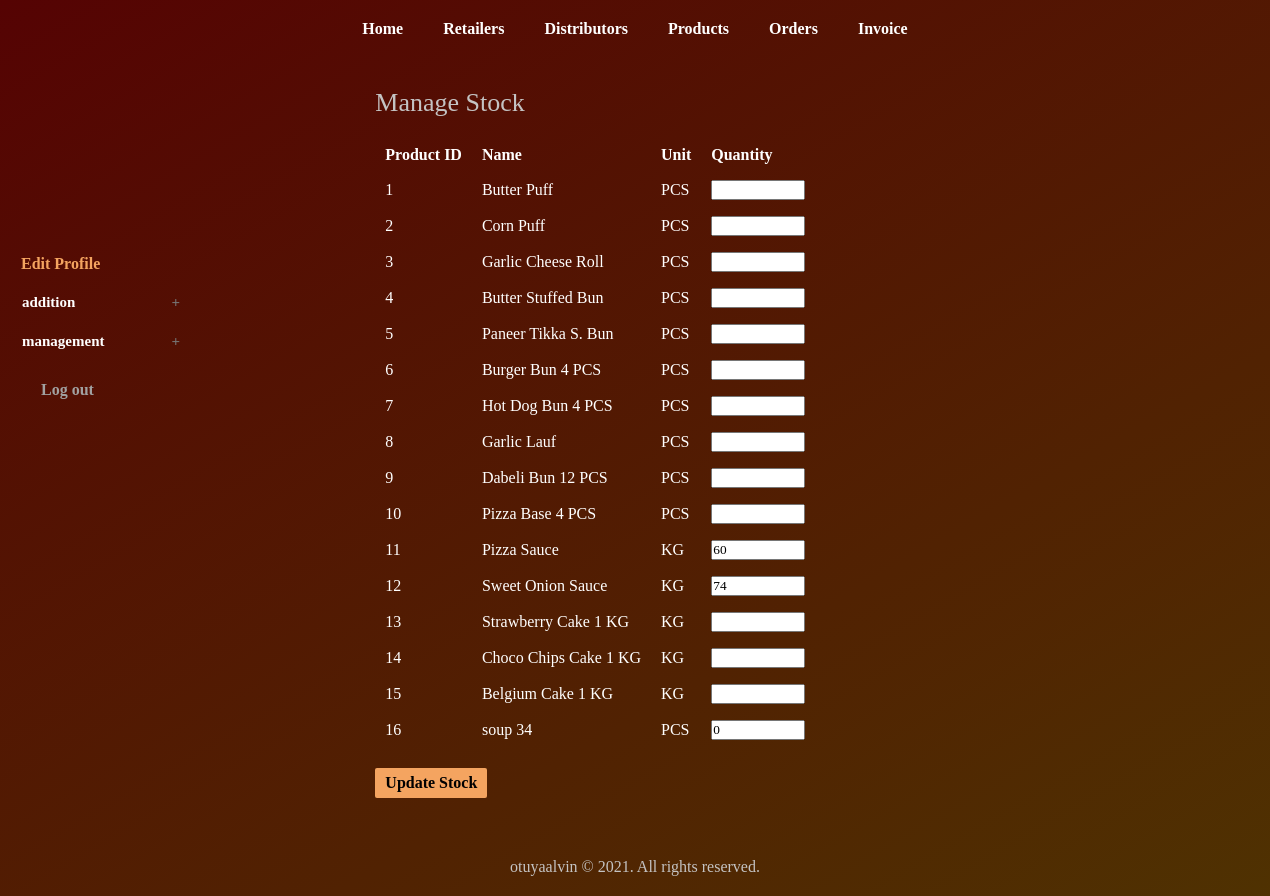
Screenshot of /manufacturer/manage_stock.php (signed in) with the database file from the repository.
### tables this page shows
CREATE TABLE `products` (
  `pro_id` int(11) NOT NULL,
  `pro_name` varchar(25) NOT NULL,
  `pro_desc` text,
  `pro_price` decimal(10,3) NOT NULL,
  `unit` int(11) NOT NULL,
  `pro_cat` int(11) NOT NULL,
  `quantity` int(6) DEFAULT NULL
);

CREATE TABLE `unit` (
  `id` int(11) NOT NULL,
  `unit_name` varchar(20) NOT NULL,
  `unit_details` text
);

### manufacturer/manage_stock.php (the view, shortened to what this page needs)
<?php
	include("../includes/config.php");
	if(isset($_SESSION['manufacturer_login'])) {
		if($_SESSION['manufacturer_login'] == true) {
			$querySelectProduct = "SELECT * FROM products,unit WHERE products.unit=unit.id";
			$resultSelectProduct = mysqli_query($con,$querySelectProduct);
		}
		else {
			header('Location:../index.php');
		}
	}
	else {
		header('Location:../index.php');
	}
?>
<!DOCTYPE html>
<html>
<head>
	<link rel="stylesheet" href="../includes/main.css" >
</head>
<body>
	<?php
		include("../includes/nav_manufacturer.inc.php");
		include("../includes/aside_manufacturer.inc.php");
	?>
	<section>
		<h1>Manage Stock</h1>
		<form action="" method="POST" class="form">
		<table class="table_displayData" style="margin-top:20px;">
			<tr>
				<th> Product ID </th>
				<th> Name </th>
				<th> Unit </th>
				<th> Quantity </th>
			</tr>
			<?php while($rowSelectProduct = mysqli_fetch_array($resultSelectProduct)){ ?>
			<tr>
				<td><?php echo $rowSelectProduct['pro_id']; ?></td>
				<td><?php echo $rowSelectProduct['pro_name']; ?></td>
				<td><?php echo $rowSelectProduct['unit_name']; ?></td>
				<td><input type="text" name="txtQuantity[<?php echo $rowSelectProduct['pro_id']; ?>]" value="<?php echo $rowSelectProduct['quantity']; ?>" size="10"/></td>
			</tr>
			<?php } ?>
		</table>
			<input id="btnSubmit" type="submit" value="Update Stock" class="submit_button" />
		</form>
	</section>
	<?php
		include("../includes/footer.inc.php");
	?>
</body>
</html>

### includes/main.css (style rules this page uses)
* { font-family: 'Permanent Marker', cursive; margin:0px; padding:0px; }
body,html { width:100%; margin:auto; background: linear-gradient(-30deg, rgb(4, 75, 4),#350536, rgb(77, 65, 1), #550303); background-size: 400% 400%; animation: gradient 15s ease infinite; }
input::placeholder { color: rgb(173, 173, 173); }
.submit_button { border:1px solid #F4A460; border-radius: 2px; font-size:16px; font-weight: bolder; margin-top:20px; margin-right:20px; padding:6px 10px; background-color:#F4A460; border:none; color:black; }
section { width:100%; padding:30px; margin-right: 0%; padding-bottom:40px; border-radius: 2px; background-color: transparent; }
section h1 { margin-bottom:10px; font-weight:normal; color:rgb(196, 195, 195); font-size: 26px; }
table { border-collapse: collapse; }
.table_displayData td, .table_displayData th { padding: 8px 10px; text-align: left; color: white; }
.table_displayData th { background-color:transparent; color:white; }

### rows the page displays
products: pro_id "1", pro_name "Butter Puff", unit.unit_name "PCS"
products: pro_id "2", pro_name "Corn Puff", unit.unit_name "PCS"
products: pro_id "3", pro_name "Garlic Cheese Roll", unit.unit_name "PCS"
products: pro_id "4", pro_name "Butter Stuffed Bun", unit.unit_name "PCS"
products: pro_id "5", pro_name "Paneer Tikka S. Bun", unit.unit_name "PCS"
products: pro_id "6", pro_name "Burger Bun 4 PCS", unit.unit_name "PCS"
products: pro_id "7", pro_name "Hot Dog Bun 4 PCS", unit.unit_name "PCS"
products: pro_id "8", pro_name "Garlic Lauf", unit.unit_name "PCS"
products: pro_id "9", pro_name "Dabeli Bun 12 PCS", unit.unit_name "PCS"
products: pro_id "10", pro_name "Pizza Base 4 PCS", unit.unit_name "PCS"
products: pro_id "11", pro_name "Pizza Sauce", unit.unit_name "KG", quantity "60"
products: pro_id "12", pro_name "Sweet Onion Sauce", unit.unit_name "KG", quantity "74"
products: pro_id "13", pro_name "Strawberry Cake 1 KG", unit.unit_name "KG"
products: pro_id "14", pro_name "Choco Chips Cake 1 KG", unit.unit_name "KG"
products: pro_id "15", pro_name "Belgium Cake 1 KG", unit.unit_name "KG"
products: pro_id "16", pro_name "soup 34", unit.unit_name "PCS", quantity "0"
